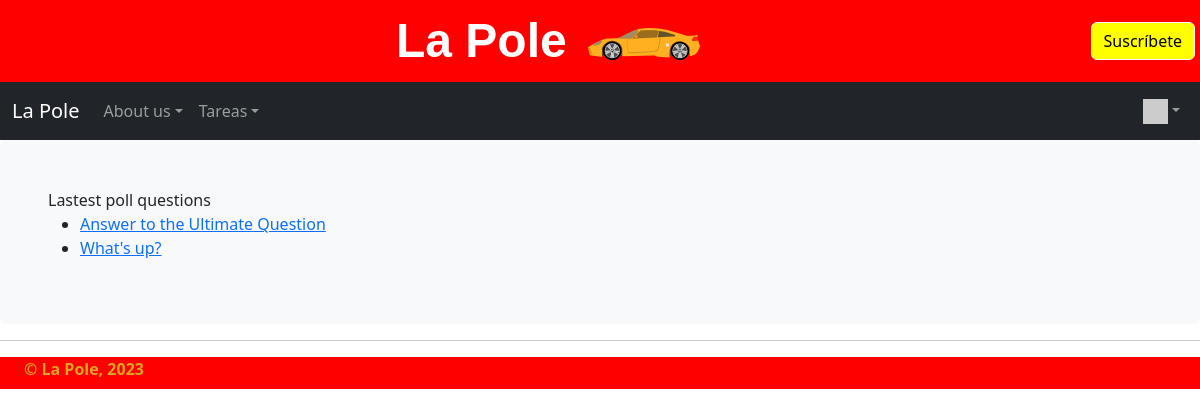
/polls/ (signed in), run on an earlier commit of the app's database.
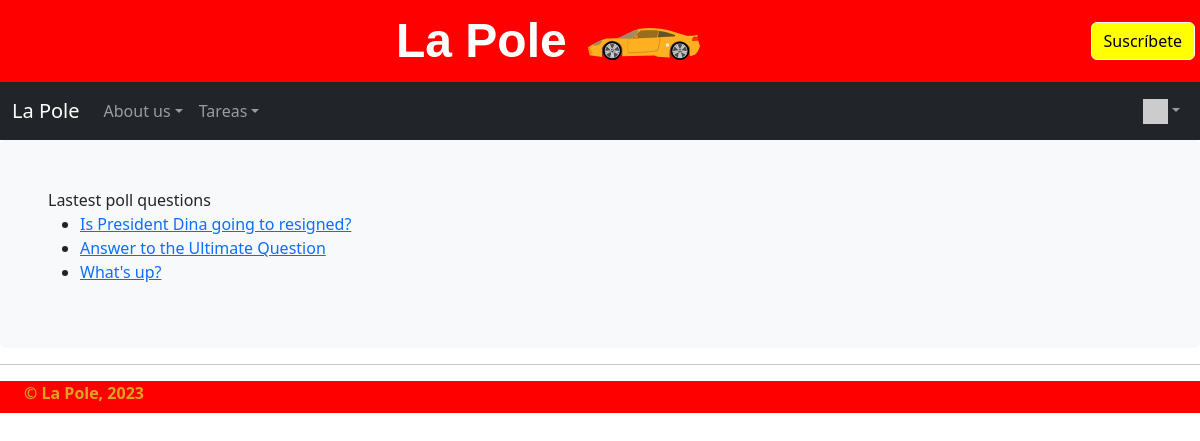
And on a later commit of the database.
### polls/models.py (models this page shows, shortened)
class Question(models.Model):
    question_text = models.CharField(max_length=200)
    pub_date = models.DateTimeField('date published')

### polls/views.py (the view)
# urls.py: path('', views.IndexView.as_view(), name='index'),
class IndexView(generic.ListView):
    template_name = 'polls/index.html'
    context_object_name = 'latest_question_list'
    def get_queryset(self):
        return Question.objects.filter(pub_date__lte=timezone.now()).order_by('-pub_date')[:5]

### home/context_processors.py (called while the page is built)
def settings(request):
    return {
        'settings': django_settings,
    }

### home/templatetags/app_tags.py (called while the page is built)
@register.filter(name='gravatar')
def gravatar(user, size=35):
    email = str(user.email.strip().lower()).encode('utf-8')
    email_hash = md5(email).hexdigest()
    url = "//www.gravatar.com/avatar/{0}?s={1}&d=identicon&r=PG"
    return url.format(email_hash, size)

### polls/templates/polls/index.html (shortened to what this page needs)
{% extends "home/layout.html" %}
{% block head %}
    Lastest poll questions
{% endblock %}
{% block content %}
    {% if latest_question_list %}
        <ul>
        {% for question in latest_question_list %}
        <li><a href="{% url 'polls:detail' question.id %}">{{ question.question_text }}</a></li>
        {% endfor %}
        </ul>
    {% else %}
        <p>No polls are available.</p>
    {% endif %}
{% endblock %}

What changed in the data, as far as the page shows it:
added Question: question_text "Is President Dina going to resigned?"
